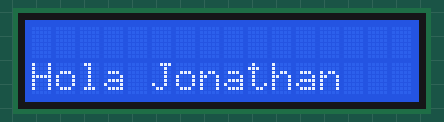
Recording of a sketch running on a simulated Arduino Uno, built with avr-gcc and run on an emulated ATmega328P. On the bench: 16×2 character LCD.

Above: at 0.1 s.
At 1.1 s:
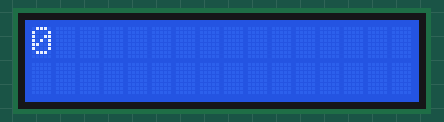
At 2.6 s:
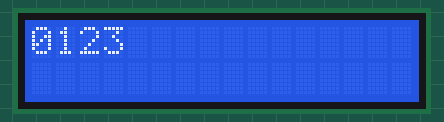
At 5.1 s:
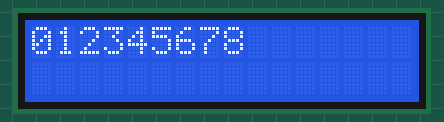
At 7.6 s:
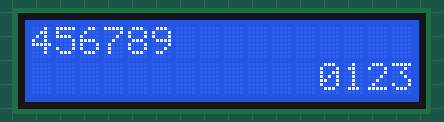
At 10.6 s:
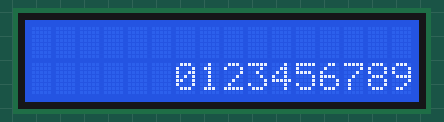

The sketch:

LCD.ino
```cpp
 /* Configuración de LCD
 RS Enable R/W D4 D5 D6 D7 VSS VDD Vo
 12 11 Gnd 5 4 3 2 Gnd Vcc Pot
 */


#include <LiquidCrystal.h>
LiquidCrystal lcd(0,1,2,3,4,5); //va del rs, E,D4,D5,D6,D7 RW A GND

void setup()
{
  lcd.begin(16,2);  //un lcd de 16*2
  lcd.setCursor(0,1);   //(x,y) primera posicion 0
  lcd.print("Hola Jonathan");
}

void loop()
{
  delay(1000);
   lcd.clear();

    // set the cursor to (0,0):
  lcd.setCursor(0, 0);
  // print from 0 to 9:
  for (int thisChar = 0; thisChar < 10; thisChar++) {
    lcd.print(thisChar);
    delay(500);
  }

  // set the cursor to (16,1):
  lcd.setCursor(16, 1);
  // set the display to automatically scroll:
  lcd.autoscroll();
  // print from 0 to 9:
  for (int thisChar = 0; thisChar < 10; thisChar++) {
    lcd.print(thisChar);
    delay(500);
  }
  // turn off automatic scrolling
  lcd.noAutoscroll();

  // clear screen for the next loop:
  lcd.clear();


}
```

Measured:
- by itself, everything shown: repeats every 11.0 s, in 21 steps
- what the display in image 1 shows lasts 0.5 s, from 1.1 s to 1.6 s
